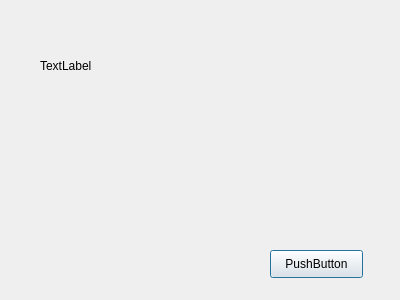
<?xml version="1.0" encoding="UTF-8"?>
<ui version="4.0">
 <class>TestsWindow</class>
 <widget class="QDialog" name="TestsWindow">
  <property name="geometry">
   <rect>
    <x>0</x>
    <y>0</y>
    <width>400</width>
    <height>300</height>
   </rect>
  </property>
  <property name="windowTitle">
   <string>Dialog</string>
  </property>
  <widget class="QLabel" name="label">
   <property name="geometry">
    <rect>
     <x>40</x>
     <y>40</y>
     <width>291</width>
     <height>51</height>
    </rect>
   </property>
   <property name="text">
    <string>TextLabel</string>
   </property>
  </widget>
  <widget class="QPushButton" name="pushButton">
   <property name="geometry">
    <rect>
     <x>270</x>
     <y>250</y>
     <width>93</width>
     <height>28</height>
    </rect>
   </property>
   <property name="text">
    <string>PushButton</string>
   </property>
  </widget>
 </widget>
 <resources/>
 <connections/>
</ui>
